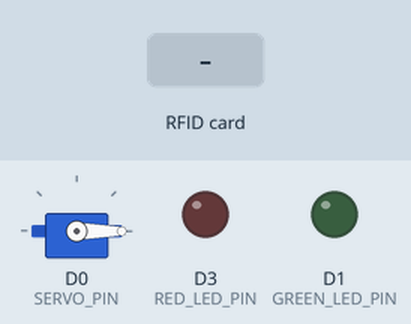
Recording of a sketch running on a simulated ESP8266 (NodeMCU). On the bench: servo, output pins drawn as LEDs (lit = HIGH). The test bench sets the inputs (shaded band). WiFi joins after 1.5 s; servers stay silent unless stated; what the sketch prints to the serial monitor is not drawn.

Above: at 2.9 s.
3.0 s: RFID card 5E 7A 19 C4 held to the reader
At 3.6 s:
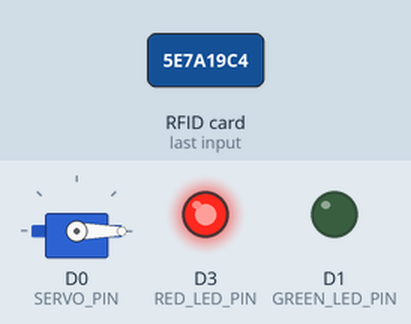
Timing chart, 0 to 6.5 s (numbered marks = the images above; inputs shaded):
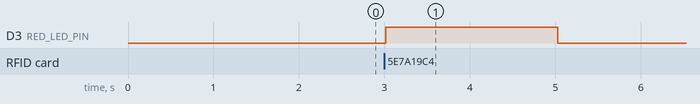

The sketch:

rfid-firebase.ino
```cpp
#include <SPI.h>
#include <MFRC522.h>
#include <Servo.h>

#if defined(ESP32)
  #include <WiFi.h>
#elif defined(ESP8266)
  #include <ESP8266WiFi.h>
#endif
#include <Firebase_ESP_Client.h>

// Firebase and WiFi configuration
#define WIFI_SSID "Dai Shin Kai"
#define WIFI_PASSWORD "123456879"
#define API_KEY "AIzaSyAfRq1L3pQckPz9yx8UFVLtM9CtUwoIWQM"
#define DATABASE_URL "smarthome-5a747-default-rtdb.firebaseio.com"

// Define Firebase Data object
FirebaseData fbdo;
FirebaseAuth auth;
FirebaseConfig config;

// Pin configuration
#define SS_PIN  D8 // The ESP8266 pin D8
#define RST_PIN D2 // The ESP8266 pin D2
#define SERVO_PIN D0 // The ESP8266 pin connects to servo motor
#define GREEN_LED_PIN D1 // The ESP8266 pin for the green LED
#define RED_LED_PIN D3 // The ESP8266 pin for the red LED

MFRC522 rfid(SS_PIN, RST_PIN);
Servo servo;

std::vector<String> authorizedTags; // Vector to store authorized tag IDs
int angle = 0; // The current angle of servo motor
unsigned long previousMillis = 0;
const long interval = 3000; // 3 seconds interval
unsigned long redLedOffTime = 0;
bool redLedOn = false;


void setup() {
  Serial.begin(9600);
  SPI.begin(); // init SPI bus
  rfid.PCD_Init(); // init MFRC522
  servo.attach(SERVO_PIN);
  servo.write(angle); // rotate servo motor to 0°
  pinMode(GREEN_LED_PIN, OUTPUT); // set the green LED pin as output
  pinMode(RED_LED_PIN, OUTPUT); // set the red LED pin as output

  WiFi.begin(WIFI_SSID, WIFI_PASSWORD);
  Serial.print("Connecting to Wi-Fi");
  while (WiFi.status() != WL_CONNECTED) {
    Serial.print(".");
    delay(300);
  }
  Serial.println("Connected with IP: " + WiFi.localIP().toString());

  config.api_key = API_KEY;
  config.database_url = DATABASE_URL;

  Firebase.begin(&config, &auth);
  Firebase.reconnectWiFi(true);

  if (!Firebase.signUp(&config, &auth, "", "")) {
    Serial.println("Firebase sign-up failed, reason: " + fbdo.errorReason());
  }

  // Fetch and store authorized tags from Firebase
  if (Firebase.RTDB.getJSON(&fbdo, "/AuthorizedTags")) {
    if (fbdo.dataType() == "json") {
      FirebaseJson* json = fbdo.jsonObjectPtr();
      size_t len = json->iteratorBegin();
      String key, value;
      int type = 0;
      for (size_t i = 0; i < len; i++) {
        json->iteratorGet(i, type, key, value);
        value.toUpperCase(); // Convert to upper case for consistent comparison
        authorizedTags.push_back(value);
        Serial.println("Authorized tag loaded: " + value);
      }
      json->iteratorEnd();
    }
  }

  Serial.println("Tap RFID/NFC Tag on reader");
}

void loop() {
    unsigned long currentMillis = millis();
     if (redLedOn && currentMillis >= redLedOffTime) {
        digitalWrite(RED_LED_PIN, LOW); // Turn off red LED
        redLedOn = false; // Reset the flag
    }

    if (currentMillis - previousMillis >= interval) {
        servo.write(0);
        digitalWrite(GREEN_LED_PIN, LOW);
    }

    if (rfid.PICC_IsNewCardPresent() && rfid.PICC_ReadCardSerial()) {
        String readTag = "\"";  // Start with a double quote
        for (byte i = 0; i < rfid.uid.size; i++) {
            if (rfid.uid.uidByte[i] < 0x10) {
                readTag += "0";
            }
            readTag += String(rfid.uid.uidByte[i], HEX);
        }
        readTag.toUpperCase();
        readTag += "\"";  // End with a double quote
        Serial.println("Tag read: " + readTag);

        // Direct comparison debug
        for (auto& tag : authorizedTags) {
            Serial.print("Comparing with: ");
            Serial.println(tag);
            if (tag == readTag) {
                Serial.println("Direct comparison succeeded.");
            } else {
                Serial.println("Direct comparison failed.");
            }
        }

        // Adjust this line if authorizedTags are stored without quotes
        // For a valid comparison, ensure the tags in authorizedTags are stored in the same format
        if (std::find(authorizedTags.begin(), authorizedTags.end(), readTag) != authorizedTags.end()) {
            Serial.println("Authorized Tag: " + readTag);
            digitalWrite(GREEN_LED_PIN, HIGH);
            digitalWrite(RED_LED_PIN, LOW);
            angle = 90;
            servo.write(angle);
            Serial.print("Rotate Servo Motor to ");
            Serial.print(angle);
            Serial.println("°");
            previousMillis = currentMillis;
        } else {
            Serial.println("Unauthorized Tag: " + readTag);
            digitalWrite(RED_LED_PIN, HIGH);
            digitalWrite(GREEN_LED_PIN, LOW);
              redLedOn = true;
            redLedOffTime = currentMillis + 2000;
        }
        rfid.PICC_HaltA(); // halt PICC
        rfid.PCD_StopCrypto1(); // stop encryption on PCD
    }
}
```

Measured:
- after the input at 3.0 s, D3 (RED_LED_PIN): LOW → HIGH at once, → LOW 2.0 s later
